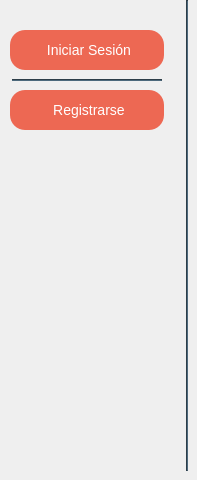
    <widget class="QWidget" name="Index">
     <widget class="Line" name="line">
      <property name="geometry">
       <rect>
        <x>186</x>
        <y>0</y>
        <width>2</width>
        <height>471</height>
       </rect>
      </property>
      <property name="minimumSize">
       <size>
        <width>2</width>
        <height>0</height>
       </size>
      </property>
      <property name="maximumSize">
       <size>
        <width>2</width>
        <height>16777215</height>
       </size>
      </property>
      <property name="styleSheet">
       <string notr="true">/*background-color:#F3705B;*/
background-color:#435B6C;</string>
      </property>
      <property name="orientation">
       <enum>Qt::Vertical</enum>
      </property>
     </widget>
     <widget class="QWidget" name="layoutWidget">
      <property name="geometry">
       <rect>
        <x>10</x>
        <y>0</y>
        <width>154</width>
        <height>461</height>
       </rect>
      </property>
      <layout class="QVBoxLayout" name="verticalLayout_8">
       <item>
        <spacer name="verticalSpacer_16">
         <property name="orientation">
          <enum>Qt::Vertical</enum>
         </property>
         <property name="sizeType">
          <enum>QSizePolicy::Fixed</enum>
         </property>
         <property name="sizeHint" stdset="0">
          <size>
           <width>20</width>
           <height>30</height>
          </size>
         </property>
        </spacer>
       </item>
       <item>
        <layout class="QVBoxLayout" name="verticalLayout_7">
         <item>
          <widget class="QPushButton" name="btnRefIniSes">
           <property name="minimumSize">
            <size>
             <width>150</width>
             <height>40</height>
            </size>
           </property>
           <property name="maximumSize">
            <size>
             <width>280</width>
             <height>40</height>
            </size>
           </property>
           <property name="styleSheet">
            <string notr="true">/*background-color:#435B6C;*/
background-color:#ED6853;;
  border: 0;
  border-radius: 15px;
  height: 35px;
  max-width: 280px;
color: white;
font-size:14px;</string>
           </property>
           <property name="text">
            <string> Iniciar Sesión</string>
           </property>
           <property name="icon">
            <iconset resource="icons.qrc">
             <normaloff>:/iconos/login.png</normaloff>:/iconos/login.png</iconset>
           </property>
          </widget>
         </item>
         <item>
          <spacer name="verticalSpacer_13">
           <property name="orientation">
            <enum>Qt::Vertical</enum>
           </property>
           <property name="sizeType">
            <enum>QSizePolicy::Fixed</enum>
           </property>
           <property name="sizeHint" stdset="0">
            <size>
             <width>20</width>
             <height>3</height>
            </size>
           </property>
          </spacer>
         </item>
         <item alignment="Qt::AlignHCenter">
          <widget class="Line" name="line_2">
           <property name="minimumSize">
            <size>
             <width>150</width>
             <height>2</height>
            </size>
           </property>
           <property name="maximumSize">
            <size>
             <width>150</width>
             <height>2</height>
            </size>
           </property>
           <property name="styleSheet">
            <string notr="true">background-color:#435B6C;;
broder:none;</string>
           </property>
           <property name="orientation">
            <enum>Qt::Horizontal</enum>
           </property>
          </widget>
         </item>
         <item>
          <spacer name="verticalSpacer_14">
           <property name="orientation">
            <enum>Qt::Vertical</enum>
           </property>
           <property name="sizeType">
            <enum>QSizePolicy::Fixed</enum>
           </property>
           <property name="sizeHint" stdset="0">
            <size>
             <width>20</width>
             <height>3</height>
            </size>
           </property>
          </spacer>
         </item>
         <item>
          <widget class="QPushButton" name="btnRefReg">
           <property name="minimumSize">
            <size>
             <width>150</width>
             <height>40</height>
            </size>
           </property>
           <property name="maximumSize">
            <size>
             <width>280</width>
             <height>40</height>
            </size>
           </property>
           <property name="styleSheet">
            <string notr="true">background-color:#ED6853;
  border: 0;
  border-radius: 15px;
  height: 35px;
  max-width: 280px;
color: white;
font-size:14px;</string>
           </property>
           <property name="text">
            <string> Registrarse</string>
           </property>
           <property name="icon">
            <iconset resource="icons.qrc">
             <normaloff>:/iconos/add-user.png</normaloff>:/iconos/add-user.png</iconset>
           </property>
          </widget>
         </item>
        </layout>
       </item>
       <item>
        <spacer name="verticalSpacer_15">
         <property name="orientation">
          <enum>Qt::Vertical</enum>
         </property>
         <property name="sizeHint" stdset="0">
          <size>
           <width>20</width>
           <height>40</height>
          </size>
         </property>
        </spacer>
       </item>
      </layout>
     </widget>
    </widget>
